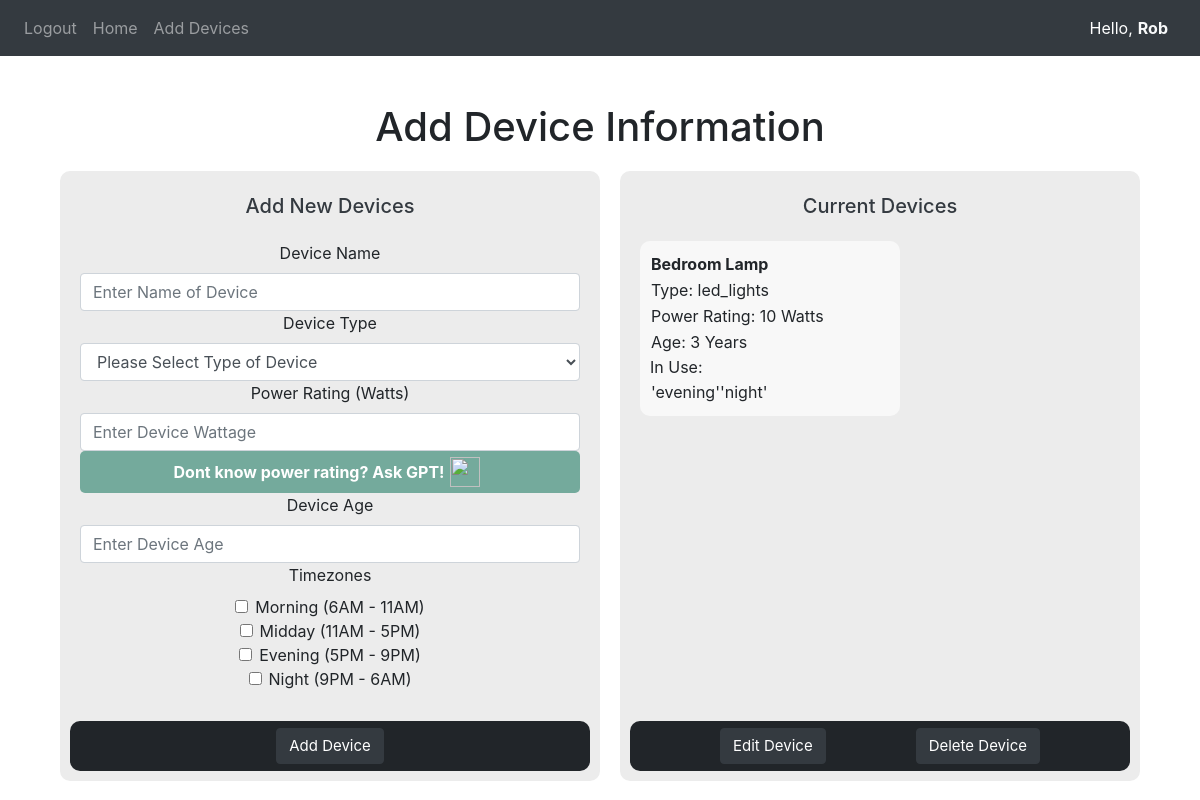
The app's page /getUserData (signed in) with its own data.
### website/models.py (models this page shows)
class User(db.Model, UserMixin):
    id = db.Column(db.Integer, primary_key=True)
    email = db.Column(db.String(150), unique=True)
    password = db.Column(db.String(500))
    firstName = db.Column(db.String(150))
    csv_data = db.relationship('CSVData', uselist=False, backref='user')
    devices = db.relationship('Device', backref='user')

class Device(db.Model):
    id = db.Column(db.Integer, primary_key=True)
    user_id = db.Column(db.Integer, db.ForeignKey('user.id'))
    deviceName = db.Column(db.String(150))
    deviceType = db.Column(db.String(50))
    powerRating = db.Column(db.Integer)
    deviceAge = db.Column(db.Integer)
    timeZones = db.Column(db.JSON)

### website/views.py (the view)
@views.route('/getUserData')
@login_required
def getUserData():
    devices = current_user.devices
    return render_template("getUserData.html", devices=devices) #pass in devies to load any existing devices from user

### website/templates/getUserData.html (shortened to what this page needs)
{% extends "base.html"%}
{%block content %}
<div class="header-container">
    <h1 class="page-header">Add Device Information</h1>
</div>
<div class="flex-tile-con">
    <div class="tile" style="flex: 1;">
        <h2 class="tile-title text-dark">Add New Devices</h2>
        <div class="tile-content" style="flex-direction: column;">
            <form method="POST" action="/add-device" style="width: 500px;" align="center" id="add_form">
                <div class="form-group">
                    <label for="deviceName">Device Name</label>
                    <input type="text" class="form-control" id="deviceName" name="deviceName" placeholder="Enter Name of Device">
                    <label for="deviceType">Device Type</label>
                    <select class="form-control" id="deviceType" name="deviceType" placeholder="Please Select Type of Device">
                        <option value="" disabled selected hidden>Please Select Type of Device</option>
                    </select>
                    <label for="powerRating">Power Rating (Watts)</label>
                    <input type="number" class="form-control" id="powerRating" name="powerRating" placeholder="Enter Device Wattage">
                    <div class="gpt-container">
                        <p class="gpt-button-text">Dont know power rating? Ask GPT!</p>
                        <button class="gpt-button" type="button" id="fetchPowerButton">
                            <img class="gpt-image" src="/static/gpt.png">
                        </button>
                    </div>
                    <label for="deviceAge">Device Age</label>
                    <input type="number" class="form-control" id="deviceAge" name="deviceAge" placeholder="Enter Device Age">
                    <label for="deviceTimezone">Timezones</label>
                    <div class="form-check">
                        <input class="form-check-input" type="checkbox" name="deviceTimezone" id="morningZone" value="morning"></input>
                        <label class="form-check-label" for="morningZone">Morning (6AM - 11AM)</label>
                    </div>
                    <div class="form-check">
                        <input class="form-check-input" type="checkbox" name="deviceTimezone" id="middayZone" value="midday"></input>
                        <label class="form-check-label" for="middayZone">Midday (11AM - 5PM)</label>
                    </div>
                    <div class="form-check">
                        <input class="form-check-input" type="checkbox" name="deviceTimezone" id="eveningZone" value="evening"></input>
                        <label class="form-check-label" for="eveningZone">Evening (5PM - 9PM)</label>
                    </div>
                    <div class="form-check">
                        <input class="form-check-input" type="checkbox" name="deviceTimezone" id="nightZone" value="night"></input>
                        <label class="form-check-label" for="nightZone">Night (9PM - 6AM)</label>
                    </div>
                    <br />
                </div>
            </form>
        </div>
        <div class="tile-bottom">
            <div class="tile-bottom-container" style="display: flex; justify-content: space-evenly; width: 100%;">
                <button class="btn btn-dark" id="add_device_button">Add Device</button>
            </div>
        </div>
    </div>
    <div class="tile" style="flex: 1;">
        <h2 class="tile-title text-dark">Current Devices</h2>
        <div class="tile-content" style="flex-direction: column;">
            <div class="device-output-container" style="height: 475px; width: 100%;">
                {% for device in devices %}
                <div class="device-output">
                    <p class="device-info" style="font-weight: bold;">{{ device.deviceName }}</p>
                    <p class="device-info">Type: {{ device.deviceType }}</p>
                    <p class="device-info">Power Rating: {{ device.powerRating }} Watts</p>
                    <p class="device-info">Age: {{ device.deviceAge }} Years</p>
                    In Use:
                    <div class="device-zones device-info">
                        {% for zone in device.timeZones %}
                            <p class="device-zone">'{{zone}}'</p>
                        {% endfor %}
                    </div>
                </div>
                {% endfor %}
            </div>
        </div>
        <div class="tile-bottom">
            <div class="tile-bottom-container" style="display: flex; justify-content: space-evenly; width: 100%;">
                <button class="btn btn-dark">Edit Device</button>
                <button class="deleteButton btn btn-dark">Delete Device</button>
            </div>
        </div>
    </div>
</div>
{% endblock %}

### website/templates/base.html (shortened to what this page needs)
<!DOCTYPE html>
<html>
    <head>
      <link rel="stylesheet" href="https://stackpath.bootstrapcdn.com/bootstrap/4.4.1/css/bootstrap.min.css"/>
      <link rel="stylesheet" href="https://stackpath.bootstrapcdn.com/font-awesome/4.7.0/css/font-awesome.min.css"/>
      <link rel="stylesheet" href="{{ url_for('static', filename='css/general.css') }}">
      <link rel="stylesheet" href="{{ url_for('static', filename='css/devices.css') }}">
    </head>
    <body>
      <nav class="navbar navbar-expand-lg navbar-dark bg-dark">
          <div class="collapse navbar-collapse" id="navbar">
            <div class="navbar-nav">
              {% if current_user.is_authenticated %}
                <a class="nav-item nav-link" id="logout" href="/logout">Logout</a>
                <a class="nav-item nav-link" id="home" href="/">Home</a>
                <a class="nav-item nav-link" id="getUserData" href="/getUserData">Add Devices</a>
              {% else %}
                <a class="nav-item nav-link" id="login" href="/login">Login</a>
                <a class="nav-item nav-link" id="signUp" href="/sign-up">Sign Up</a>
              {% endif %}
            </div>
          </div>
          <div class="navbar-user" style="display: flex; flex-direction: row;">
            <a class="nav-item nav-link" style="color: white; padding-right: 0px!important;">Hello,</a>
          {% if current_user.is_authenticated %}
            <a class="nav-item nav-link text-light" style="color: var(--dynamic-color); padding-left: 5px!important; font-weight: bold;" >{{ current_user.firstName }}</a>
          </div>
          {% else %}
            <a class="nav-item nav-link" style="color: white; padding-left: 5px!important;" >You!</a>
            </div>
          {% endif %}
        </nav>
          {% block content %}
          {% endblock %}
    </body>
</html>

### website/static/css/general.css (style rules this page uses)
:root { --dynamic-color: white; }
.header-container { display: flex; justify-content: center; align-items: center; height: 50px; margin-top: 50px; }
.flex-tile-con { display: flex; justify-content: center; align-items: center; width: 100%; height: 80vh; padding: 0 50px 0 50px; }
.tile { display: block; margin: 0 10px 0 10px; padding: 10px; height: 610px; background-color: rgb(236, 236, 236); border-radius: 10px; }
.tile-title { display: flex; margin: 0; justify-content: center; align-items: center; height: 50px; font-size: 20px; overflow: hidden; }
.tile-content { display: flex; padding: 10px; height: 490px; align-items: center; }
.tile-bottom { display: flex; background-color: #212529; justify-content: center; align-items: center; height: 50px; border-radius: 10px; }
.tile-bottom-container { display: flex; justify-content: space-evenly; width: 100%; }
.btn { font-size: 15px; overflow: hidden; min-width: 100px; }

### website/static/css/devices.css (style rules this page uses)
.device-output-container { display: grid; grid-template-columns: repeat(3, 1fr); grid-gap: 10px; }
.device-output { display: flex; flex-direction: column; background-color: rgba(255, 255, 255, 0.664); border-radius: 10px; height: 175px; width: 260px; padding: 10px; }
.device-info { margin: 1px; }
.device-zones { display: flex; }
.gpt-button-text { color: white; font-weight: bold; margin:0; }
.gpt-container { display: flex; justify-content: center; align-items: center; text-align: center; background-color: #74AA9C; padding: 5px; margin: 0; border-radius: 5px; }
.gpt-button { border-style: none; outline: none; background-color: transparent; }
.gpt-image { width: 30px; height: 30px; }

### records on screen
User: firstName "Rob"
Device: deviceName "Bedroom Lamp", deviceType "led_lights", powerRating "10", deviceAge "3", timeZones "evening" "night"
